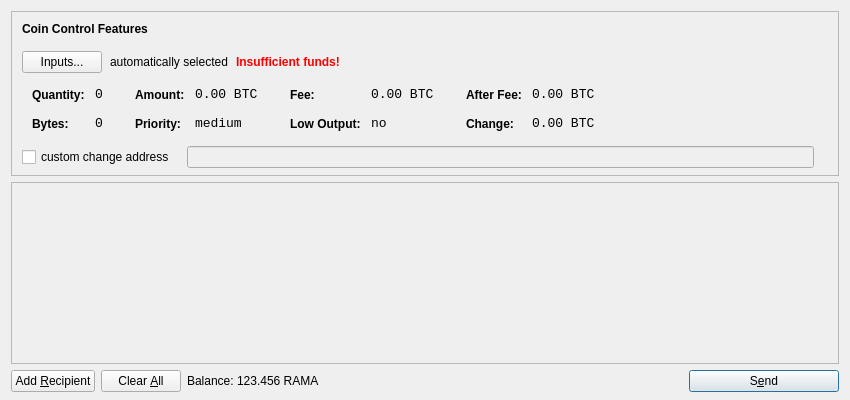
<?xml version="1.0" encoding="UTF-8"?>
<ui version="4.0">
 <class>SendCoinsDialog</class>
 <widget class="QDialog" name="SendCoinsDialog">
  <property name="geometry">
   <rect>
    <x>0</x>
    <y>0</y>
    <width>850</width>
    <height>400</height>
   </rect>
  </property>
  <property name="windowTitle">
   <string>Send Coins</string>
  </property>
  <layout class="QVBoxLayout" name="verticalLayout" stretch="0,1,0">
   <property name="bottomMargin">
    <number>8</number>
   </property>
   <item>
    <widget class="QFrame" name="frameCoinControl">
     <property name="sizePolicy">
      <sizepolicy hsizetype="Expanding" vsizetype="Expanding">
       <horstretch>0</horstretch>
       <verstretch>0</verstretch>
      </sizepolicy>
     </property>
     <property name="maximumSize">
      <size>
       <width>16777215</width>
       <height>16777215</height>
      </size>
     </property>
     <property name="frameShape">
      <enum>QFrame::StyledPanel</enum>
     </property>
     <property name="frameShadow">
      <enum>QFrame::Sunken</enum>
     </property>
     <layout class="QVBoxLayout" name="verticalLayoutCoinControl2">
      <property name="spacing">
       <number>-1</number>
      </property>
      <property name="leftMargin">
       <number>0</number>
      </property>
      <property name="topMargin">
       <number>0</number>
      </property>
      <property name="rightMargin">
       <number>0</number>
      </property>
      <property name="bottomMargin">
       <number>6</number>
      </property>
      <item>
       <layout class="QVBoxLayout" name="verticalLayoutCoinControl" stretch="0,0,0,0,1">
        <property name="spacing">
         <number>0</number>
        </property>
        <property name="leftMargin">
         <number>10</number>
        </property>
        <property name="topMargin">
         <number>10</number>
        </property>
        <item>
         <layout class="QHBoxLayout" name="horizontalLayoutCoinControl1">
          <property name="bottomMargin">
           <number>15</number>
          </property>
          <item>
           <widget class="QLabel" name="labelCoinControlFeatures">
            <property name="sizePolicy">
             <sizepolicy hsizetype="Preferred" vsizetype="Maximum">
              <horstretch>0</horstretch>
              <verstretch>0</verstretch>
             </sizepolicy>
            </property>
            <property name="font">
             <font>
              <weight>75</weight>
              <bold>true</bold>
             </font>
            </property>
            <property name="styleSheet">
             <string notr="true">font-weight:bold;</string>
            </property>
            <property name="text">
             <string>Coin Control Features</string>
            </property>
           </widget>
          </item>
         </layout>
        </item>
        <item>
         <layout class="QHBoxLayout" name="horizontalLayoutCoinControl2" stretch="0,0,0,0">
          <property name="spacing">
           <number>8</number>
          </property>
          <property name="bottomMargin">
           <number>10</number>
          </property>
          <item>
           <widget class="QPushButton" name="pushButtonCoinControl">
            <property name="styleSheet">
             <string notr="true"/>
            </property>
            <property name="text">
             <string>Inputs...</string>
            </property>
           </widget>
          </item>
          <item>
           <widget class="QLabel" name="labelCoinControlAutomaticallySelected">
            <property name="text">
             <string>automatically selected</string>
            </property>
            <property name="margin">
             <number>5</number>
            </property>
           </widget>
          </item>
          <item>
           <widget class="QLabel" name="labelCoinControlInsuffFunds">
            <property name="font">
             <font>
              <weight>75</weight>
              <bold>true</bold>
             </font>
            </property>
            <property name="styleSheet">
             <string notr="true">color:red;font-weight:bold;</string>
            </property>
            <property name="text">
             <string>Insufficient funds!</string>
            </property>
            <property name="margin">
             <number>5</number>
            </property>
           </widget>
          </item>
          <item>
           <spacer name="horizontalSpacerCoinControl">
            <property name="orientation">
             <enum>Qt::Horizontal</enum>
            </property>
            <property name="sizeHint" stdset="0">
             <size>
              <width>40</width>
              <height>1</height>
             </size>
            </property>
           </spacer>
          </item>
         </layout>
        </item>
        <item>
         <widget class="QWidget" name="widgetCoinControl" native="true">
          <property name="sizePolicy">
           <sizepolicy hsizetype="Preferred" vsizetype="Preferred">
            <horstretch>0</horstretch>
            <verstretch>0</verstretch>
           </sizepolicy>
          </property>
          <property name="minimumSize">
           <size>
            <width>0</width>
            <height>0</height>
           </size>
          </property>
          <property name="styleSheet">
           <string notr="true"/>
          </property>
          <layout class="QHBoxLayout" name="horizontalLayoutCoinControl5">
           <property name="margin">
            <number>0</number>
           </property>
           <item>
            <layout class="QHBoxLayout" name="horizontalLayoutCoinControl3" stretch="0,0,0,1">
             <property name="spacing">
              <number>20</number>
             </property>
             <property name="topMargin">
              <number>0</number>
             </property>
             <property name="bottomMargin">
              <number>10</number>
             </property>
             <item>
              <layout class="QFormLayout" name="formLayoutCoinControl1">
               <property name="horizontalSpacing">
                <number>10</number>
               </property>
               <property name="verticalSpacing">
                <number>14</number>
               </property>
               <property name="leftMargin">
                <number>10</number>
               </property>
               <property name="topMargin">
                <number>4</number>
               </property>
               <property name="rightMargin">
                <number>6</number>
               </property>
               <item row="0" column="0">
                <widget class="QLabel" name="labelCoinControlQuantityText">
                 <property name="styleSheet">
                  <string notr="true">font-weight:bold;</string>
                 </property>
                 <property name="text">
                  <string>Quantity:</string>
                 </property>
                 <property name="margin">
                  <number>0</number>
                 </property>
                </widget>
               </item>
               <item row="0" column="1">
                <widget class="QLabel" name="labelCoinControlQuantity">
                 <property name="font">
                  <font>
                   <family>Monospace</family>
                   <pointsize>10</pointsize>
                  </font>
                 </property>
                 <property name="cursor">
                  <cursorShape>IBeamCursor</cursorShape>
                 </property>
                 <property name="contextMenuPolicy">
                  <enum>Qt::ActionsContextMenu</enum>
                 </property>
                 <property name="text">
                  <string notr="true">0</string>
                 </property>
                 <property name="margin">
                  <number>0</number>
                 </property>
                 <property name="textInteractionFlags">
                  <set>Qt::LinksAccessibleByMouse|Qt::TextSelectableByKeyboard|Qt::TextSelectableByMouse</set>
                 </property>
                </widget>
               </item>
               <item row="1" column="0">
                <widget class="QLabel" name="labelCoinControlBytesText">
                 <property name="styleSheet">
                  <string notr="true">font-weight:bold;</string>
                 </property>
                 <property name="text">
                  <string>Bytes:</string>
                 </property>
                </widget>
               </item>
               <item row="1" column="1">
                <widget class="QLabel" name="labelCoinControlBytes">
                 <property name="font">
                  <font>
                   <family>Monospace</family>
                   <pointsize>10</pointsize>
                  </font>
                 </property>
                 <property name="cursor">
                  <cursorShape>IBeamCursor</cursorShape>
                 </property>
                 <property name="contextMenuPolicy">
                  <enum>Qt::ActionsContextMenu</enum>
                 </property>
                 <property name="text">
                  <string notr="true">0</string>
                 </property>
                 <property name="textInteractionFlags">
                  <set>Qt::LinksAccessibleByMouse|Qt::TextSelectableByKeyboard|Qt::TextSelectableByMouse</set>
                 </property>
                </widget>
               </item>
              </layout>
             </item>
             <item>
              <layout class="QFormLayout" name="formLayoutCoinControl2">
               <property name="horizontalSpacing">
                <number>10</number>
               </property>
               <property name="verticalSpacing">
                <number>14</number>
               </property>
               <property name="leftMargin">
                <number>6</number>
               </property>
               <property name="topMargin">
                <number>4</number>
               </property>
               <property name="rightMargin">
                <number>6</number>
               </property>
               <item row="0" column="0">
                <widget class="QLabel" name="labelCoinControlAmountText">
                 <property name="styleSheet">
                  <string notr="true">font-weight:bold;</string>
                 </property>
                 <property name="text">
                  <string>Amount:</string>
                 </property>
                 <property name="margin">
                  <number>0</number>
                 </property>
                </widget>
               </item>
               <item row="0" column="1">
                <widget class="QLabel" name="labelCoinControlAmount">
                 <property name="font">
                  <font>
                   <family>Monospace</family>
                   <pointsize>10</pointsize>
                  </font>
                 </property>
                 <property name="cursor">
                  <cursorShape>IBeamCursor</cursorShape>
                 </property>
                 <property name="contextMenuPolicy">
                  <enum>Qt::ActionsContextMenu</enum>
                 </property>
                 <property name="text">
                  <string notr="true">0.00 BTC</string>
                 </property>
                 <property name="textInteractionFlags">
                  <set>Qt::LinksAccessibleByMouse|Qt::TextSelectableByKeyboard|Qt::TextSelectableByMouse</set>
                 </property>
                </widget>
               </item>
               <item row="1" column="0">
                <widget class="QLabel" name="labelCoinControlPriorityText">
                 <property name="styleSheet">
                  <string notr="true">font-weight:bold;</string>
                 </property>
                 <property name="text">
                  <string>Priority:</string>
                 </property>
                </widget>
               </item>
               <item row="1" column="1">
                <widget class="QLabel" name="labelCoinControlPriority">
                 <property name="font">
                  <font>
                   <family>Monospace</family>
                   <pointsize>10</pointsize>
                  </font>
                 </property>
                 <property name="cursor">
                  <cursorShape>IBeamCursor</cursorShape>
                 </property>
                 <property name="contextMenuPolicy">
                  <enum>Qt::ActionsContextMenu</enum>
                 </property>
                 <property name="text">
                  <string>medium</string>
                 </property>
                 <property name="textInteractionFlags">
                  <set>Qt::LinksAccessibleByMouse|Qt::TextSelectableByKeyboard|Qt::TextSelectableByMouse</set>
                 </property>
                </widget>
               </item>
              </layout>
             </item>
             <item>
              <layout class="QFormLayout" name="formLayoutCoinControl3">
               <property name="horizontalSpacing">
                <number>10</number>
               </property>
               <property name="verticalSpacing">
                <number>14</number>
               </property>
               <property name="leftMargin">
                <number>6</number>
               </property>
               <property name="topMargin">
                <number>4</number>
               </property>
               <property name="rightMargin">
                <number>6</number>
               </property>
               <item row="0" column="0">
                <widget class="QLabel" name="labelCoinControlFeeText">
                 <property name="styleSheet">
                  <string notr="true">font-weight:bold;</string>
                 </property>
                 <property name="text">
                  <string>Fee:</string>
                 </property>
                 <property name="margin">
                  <number>0</number>
                 </property>
                </widget>
               </item>
               <item row="0" column="1">
                <widget class="QLabel" name="labelCoinControlFee">
                 <property name="font">
                  <font>
                   <family>Monospace</family>
                   <pointsize>10</pointsize>
                  </font>
                 </property>
                 <property name="cursor">
                  <cursorShape>IBeamCursor</cursorShape>
                 </property>
                 <property name="contextMenuPolicy">
                  <enum>Qt::ActionsContextMenu</enum>
                 </property>
                 <property name="text">
                  <string notr="true">0.00 BTC</string>
                 </property>
                 <property name="textInteractionFlags">
                  <set>Qt::LinksAccessibleByMouse|Qt::TextSelectableByKeyboard|Qt::TextSelectableByMouse</set>
                 </property>
                </widget>
               </item>
               <item row="1" column="0">
                <widget class="QLabel" name="labelCoinControlLowOutputText">
                 <property name="styleSheet">
                  <string notr="true">font-weight:bold;</string>
                 </property>
                 <property name="text">
                  <string>Low Output:</string>
                 </property>
                </widget>
               </item>
               <item row="1" column="1">
                <widget class="QLabel" name="labelCoinControlLowOutput">
                 <property name="font">
                  <font>
                   <family>Monospace</family>
                   <pointsize>10</pointsize>
                  </font>
                 </property>
                 <property name="cursor">
                  <cursorShape>IBeamCursor</cursorShape>
                 </property>
                 <property name="contextMenuPolicy">
                  <enum>Qt::ActionsContextMenu</enum>
                 </property>
                 <property name="text">
                  <string>no</string>
                 </property>
                 <property name="textInteractionFlags">
                  <set>Qt::LinksAccessibleByMouse|Qt::TextSelectableByKeyboard|Qt::TextSelectableByMouse</set>
                 </property>
                </widget>
               </item>
              </layout>
             </item>
             <item>
              <layout class="QFormLayout" name="formLayoutCoinControl4">
               <property name="horizontalSpacing">
                <number>10</number>
               </property>
               <property name="verticalSpacing">
                <number>14</number>
               </property>
               <property name="leftMargin">
                <number>6</number>
               </property>
               <property name="topMargin">
                <number>4</number>
               </property>
               <property name="rightMargin">
                <number>6</number>
               </property>
               <item row="0" column="0">
                <widget class="QLabel" name="labelCoinControlAfterFeeText">
                 <property name="styleSheet">
                  <string notr="true">font-weight:bold;</string>
                 </property>
                 <property name="text">
                  <string>After Fee:</string>
                 </property>
                 <property name="margin">
                  <number>0</number>
                 </property>
                </widget>
               </item>
               <item row="0" column="1">
                <widget class="QLabel" name="labelCoinControlAfterFee">
                 <property name="font">
                  <font>
                   <family>Monospace</family>
                   <pointsize>10</pointsize>
                  </font>
                 </property>
                 <property name="cursor">
                  <cursorShape>IBeamCursor</cursorShape>
                 </property>
                 <property name="contextMenuPolicy">
                  <enum>Qt::ActionsContextMenu</enum>
                 </property>
                 <property name="text">
                  <string notr="true">0.00 BTC</string>
                 </property>
                 <property name="textInteractionFlags">
                  <set>Qt::LinksAccessibleByMouse|Qt::TextSelectableByKeyboard|Qt::TextSelectableByMouse</set>
                 </property>
                </widget>
               </item>
               <item row="1" column="0">
                <widget class="QLabel" name="labelCoinControlChangeText">
                 <property name="styleSheet">
                  <string notr="true">font-weight:bold;</string>
                 </property>
                 <property name="text">
                  <string>Change:</string>
                 </property>
                </widget>
               </item>
               <item row="1" column="1">
                <widget class="QLabel" name="labelCoinControlChange">
                 <property name="font">
                  <font>
                   <family>Monospace</family>
                   <pointsize>10</pointsize>
                  </font>
                 </property>
                 <property name="cursor">
                  <cursorShape>IBeamCursor</cursorShape>
                 </property>
                 <property name="contextMenuPolicy">
                  <enum>Qt::ActionsContextMenu</enum>
                 </property>
                 <property name="text">
                  <string notr="true">0.00 BTC</string>
                 </property>
                 <property name="textInteractionFlags">
                  <set>Qt::LinksAccessibleByMouse|Qt::TextSelectableByKeyboard|Qt::TextSelectableByMouse</set>
                 </property>
                </widget>
               </item>
              </layout>
             </item>
            </layout>
           </item>
          </layout>
         </widget>
        </item>
        <item>
         <layout class="QHBoxLayout" name="horizontalLayoutCoinControl4" stretch="0,0,0">
          <property name="spacing">
           <number>12</number>
          </property>
          <property name="sizeConstraint">
           <enum>QLayout::SetDefaultConstraint</enum>
          </property>
          <property name="topMargin">
           <number>5</number>
          </property>
          <property name="rightMargin">
           <number>5</number>
          </property>
          <item>
           <widget class="QCheckBox" name="checkBoxCoinControlChange">
            <property name="text">
             <string>custom change address</string>
            </property>
           </widget>
          </item>
          <item>
           <widget class="QLineEdit" name="lineEditCoinControlChange">
            <property name="enabled">
             <bool>false</bool>
            </property>
            <property name="sizePolicy">
             <sizepolicy hsizetype="Expanding" vsizetype="Fixed">
              <horstretch>0</horstretch>
              <verstretch>0</verstretch>
             </sizepolicy>
            </property>
           </widget>
          </item>
          <item>
           <widget class="QLabel" name="labelCoinControlChangeLabel">
            <property name="sizePolicy">
             <sizepolicy hsizetype="Preferred" vsizetype="Expanding">
              <horstretch>0</horstretch>
              <verstretch>0</verstretch>
             </sizepolicy>
            </property>
            <property name="minimumSize">
             <size>
              <width>0</width>
              <height>0</height>
             </size>
            </property>
            <property name="text">
             <string/>
            </property>
            <property name="margin">
             <number>3</number>
            </property>
           </widget>
          </item>
         </layout>
        </item>
        <item>
         <spacer name="verticalSpacerCoinControl">
          <property name="orientation">
           <enum>Qt::Vertical</enum>
          </property>
          <property name="sizeHint" stdset="0">
           <size>
            <width>800</width>
            <height>1</height>
           </size>
          </property>
         </spacer>
        </item>
       </layout>
      </item>
     </layout>
    </widget>
   </item>
   <item>
    <widget class="QScrollArea" name="scrollArea">
     <property name="widgetResizable">
      <bool>true</bool>
     </property>
     <widget class="QWidget" name="scrollAreaWidgetContents">
      <property name="geometry">
       <rect>
        <x>0</x>
        <y>0</y>
        <width>830</width>
        <height>165</height>
       </rect>
      </property>
      <layout class="QVBoxLayout" name="verticalLayout_2">
       <property name="margin">
        <number>0</number>
       </property>
       <item>
        <layout class="QVBoxLayout" name="entries">
         <property name="spacing">
          <number>6</number>
         </property>
        </layout>
       </item>
       <item>
        <spacer name="verticalSpacer">
         <property name="orientation">
          <enum>Qt::Vertical</enum>
         </property>
         <property name="sizeHint" stdset="0">
          <size>
           <width>20</width>
           <height>40</height>
          </size>
         </property>
        </spacer>
       </item>
      </layout>
     </widget>
    </widget>
   </item>
   <item>
    <layout class="QHBoxLayout" name="horizontalLayout">
     <item>
      <widget class="QPushButton" name="addButton">
       <property name="toolTip">
        <string>Send to multiple recipients at once</string>
       </property>
       <property name="text">
        <string>Add &amp;Recipient</string>
       </property>
       <property name="icon">
        <iconset resource="../bitcoin.qrc">
         <normaloff>:/icons/add</normaloff>:/icons/add</iconset>
       </property>
       <property name="autoDefault">
        <bool>false</bool>
       </property>
      </widget>
     </item>
     <item>
      <widget class="QPushButton" name="clearButton">
       <property name="sizePolicy">
        <sizepolicy hsizetype="Minimum" vsizetype="Fixed">
         <horstretch>0</horstretch>
         <verstretch>0</verstretch>
        </sizepolicy>
       </property>
       <property name="toolTip">
        <string>Remove all transaction fields</string>
       </property>
       <property name="text">
        <string>Clear &amp;All</string>
       </property>
       <property name="icon">
        <iconset resource="../bitcoin.qrc">
         <normaloff>:/icons/remove</normaloff>:/icons/remove</iconset>
       </property>
       <property name="autoRepeatDelay">
        <number>300</number>
       </property>
       <property name="autoDefault">
        <bool>false</bool>
       </property>
      </widget>
     </item>
     <item>
      <layout class="QHBoxLayout" name="horizontalLayout_2">
       <property name="spacing">
        <number>3</number>
       </property>
       <item>
        <widget class="QLabel" name="label">
         <property name="text">
          <string>Balance:</string>
         </property>
        </widget>
       </item>
       <item>
        <widget class="QLabel" name="labelBalance">
         <property name="cursor">
          <cursorShape>IBeamCursor</cursorShape>
         </property>
         <property name="text">
          <string>123.456 RAMA</string>
         </property>
         <property name="textInteractionFlags">
          <set>Qt::LinksAccessibleByMouse|Qt::TextSelectableByKeyboard|Qt::TextSelectableByMouse</set>
         </property>
        </widget>
       </item>
      </layout>
     </item>
     <item>
      <spacer name="horizontalSpacer">
       <property name="orientation">
        <enum>Qt::Horizontal</enum>
       </property>
       <property name="sizeHint" stdset="0">
        <size>
         <width>40</width>
         <height>20</height>
        </size>
       </property>
      </spacer>
     </item>
     <item>
      <widget class="QPushButton" name="sendButton">
       <property name="minimumSize">
        <size>
         <width>150</width>
         <height>0</height>
        </size>
       </property>
       <property name="toolTip">
        <string>Confirm the send action</string>
       </property>
       <property name="text">
        <string>S&amp;end</string>
       </property>
       <property name="icon">
        <iconset resource="../bitcoin.qrc">
         <normaloff>:/icons/send</normaloff>:/icons/send</iconset>
       </property>
       <property name="default">
        <bool>true</bool>
       </property>
      </widget>
     </item>
    </layout>
   </item>
  </layout>
 </widget>
 <resources>
  <include location="../bitcoin.qrc"/>
 </resources>
 <connections/>
</ui>
